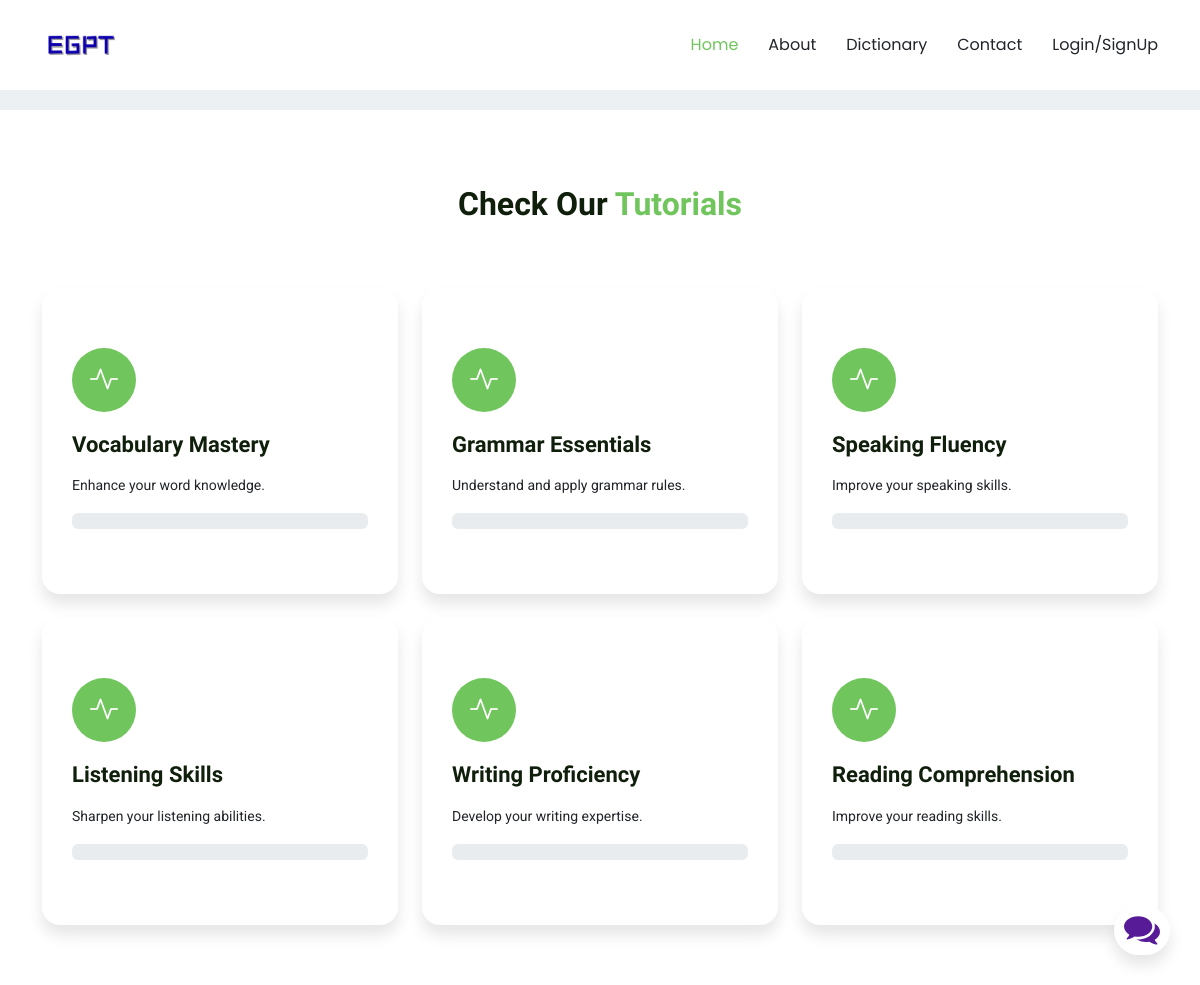
Page /learning on the committed database.
### EGPT/models.py (models this page shows, shortened)
class Service(db.Model):
    id = db.Column(db.Integer, primary_key=True)
    name = db.Column(db.String(100), unique=True, nullable=False)
    description = db.Column(db.Text, nullable=True)
    tutorials = db.relationship('Tutorial', backref='service', lazy=True)

### EGPT/main/routes.py (the view)
@main.route('/learning', methods=['GET'])
def learning():
    services = Service.query.all()
    service_list = []
    for service in services:
        total_tutorials = len(service.tutorials)
        if current_user.is_authenticated:
            viewed_tutorials = UserProgress.query.filter_by(user_id=current_user.id, is_viewed=True).filter(UserProgress.tutorial_id.in_([t.id for t in service.tutorials])).count()
            progress = (viewed_tutorials / total_tutorials) * 100 if total_tutorials > 0 else 0
        else:
            progress = 0
        service_list.append({
            'name': service.name,
            'description': service.description,
            'progress': progress
        })
    return render_template('learning.html', services=service_list)

### EGPT/templates/learning.html (shortened to what this page needs)
{% extends 'layout.html' %}
{% block content %}
<link href="{{url_for('static', filename='css/services.css')}}" rel="stylesheet">
<section id="services" class="services section">
  <div class="container section-title" data-aos="fade-up">
    <div><span>Check Our</span> <span class="description-title">Tutorials</span></div>
  </div>
  <div class="container">
    <div class="row gy-4">
      {% for service in services %}
    <div class="col-lg-4 col-md-6" data-aos="fade-up" data-aos-delay="{{ loop.index * 100 }}">
        <div class="service-item position-relative">
            <div class="icon">
                <i class="bi bi-activity"></i>
            </div>
            <a href="{{ url_for('main.service_detail', service_name=service.name.replace(' ', '_')) }}" class="stretched-link">
                <h3>{{ service.name }}</h3>
            </a>
            <p>{{ service.description }}</p>
            <div class="progress mt-3">
            </div>
        </div>
    </div>
{% endfor %}
    </div>
  </div>
</section>
{% endblock content %}

### EGPT/templates/layout.html (shortened to what this page needs)
<!DOCTYPE html>
<html lang="en">
<head>
  <link href="{{url_for('static', filename='vendor/bootstrap/css/bootstrap.min.css')}}" rel="stylesheet">
  <link href="{{url_for('static', filename='vendor/bootstrap-icons/bootstrap-icons.css')}}" rel="stylesheet">
  <link href="{{url_for('static', filename='vendor/aos/aos.css')}}" rel="stylesheet">
  <link href="{{url_for('static', filename='vendor/glightbox/css/glightbox.min.css')}}" rel="stylesheet">
  <link href="{{url_for('static', filename='css/main.css')}}" rel="stylesheet">
  <link href="{{url_for('static', filename='css/chatbot.css')}}" rel="stylesheet">
  <link href="{{url_for('static', filename='css/about.css')}}" rel="stylesheet">
  <link href="{{url_for('static', filename='css/contact.css')}}" rel="stylesheet">
  <link href="{{url_for('static', filename='css/messages.css')}}" rel="stylesheet">
</head>
<body class="index-page">
  <header id="header" class="header d-flex align-items-center sticky-top">
    <div class="container-fluid container-xl position-relative d-flex align-items-center justify-content-between">
      <a href="{{url_for('main.home')}}" class="logo d-flex align-items-center">
        <img src="{{url_for('static', filename='img/egpt.png')}}" alt="">
      </a>
      <nav id="navmenu" class="navmenu">
        <ul>
          <li><a href="{{url_for('main.home')}}" class="active">Home</a></li>
          <li><a href="{{url_for('main.about')}}">About</a></li>
          <li><a href="{{url_for('main.dictionary')}}">Dictionary</a></li>
          <li><a href="{{url_for('main.contact_us')}}">Contact</a></li>
          {% if current_user.is_authenticated %}
          <li class="dropdown"><a href="#"><span> {{current_user.username}}</span> <i class="bi bi-chevron-down toggle-dropdown"></i></a>
            <ul>
              <li><a href="{{url_for('users.logout')}}">logout</a></li>
              <li class="dropdown"><a href="#"><span>Learning</span> <i class="bi bi-chevron-down toggle-dropdown"></i></a>
                <ul>
                  <li><a href="{{ url_for('main.service_detail', service_name='Vocabulary Mastery'.replace(' ', '_'))}}">Vocabulary Mastery</a></li>
                  <li><a href="{{ url_for('main.service_detail', service_name='Grammar Essentials'.replace(' ', '_'))}}">Grammar Essentials</a></li>
                  <li><a href="{{ url_for('main.service_detail', service_name='Speaking Fluency'.replace(' ', '_'))}}">Speaking Fluency</a></li>
                  <li><a href="{{ url_for('main.service_detail', service_name='Listening Skills'.replace(' ', '_'))}}">Listening Skills</a></li>
                  <li><a href="{{ url_for('main.service_detail', service_name='Writing Proficiency'.replace(' ', '_'))}}">Writing Proficiency</a></li>
                  <li><a href="{{ url_for('main.service_detail', service_name='Reading Comprehension'.replace(' ', '_'))}}">Reading Comprehension</a></li>
                </ul>
              </li>
              <li><a href="{{url_for('users.account')}}">My profile</a></li>
              <!-- <li><a href="#">Dropdown 3</a></li>
              <li><a href="#">Dropdown 4</a></li> -->
            </ul>
          </li>
          {%else:%}
            <li><a href="{{ url_for('users.register') }}">Login/SignUp</a></li>
          {%endif%}
        </ul>
      </nav>
    </div>
  </header>
  <main>
 {% block content %}{% endblock %}
 <div class="chatbox">
  <div class="chatbox__button">
      <button><img src="{{ url_for('static', filename='img/chatbox-icon.svg') }}" /></button>
  </div>
</div>
</main>
</body>
</html>

### EGPT/static/css/main.css (style rules this page uses)
:root { --default-font: "Roboto", system-ui, -apple-system, "Segoe UI", Roboto, "Helvetica Neue", Arial, "Noto Sans", "Liberation Sans", sans-serif, "Apple Color Emoji", "Segoe UI Emoji", "Segoe UI Symbol", "Noto Color Emoji"; --heading-font: "Raleway", sans-serif; --nav-font: "Poppins", sans-serif; }
:root { --background-color: #ffffff; --default-color: #212529; --heading-color: #101f0c; --accent-color: #71c55d; --surface-color: #ffffff; --contrast-color: #ffffff; }
:root { --nav-color: #212529; --nav-hover-color: #71c55d; --nav-mobile-background-color: #ffffff; --nav-dropdown-background-color: #ffffff; --nav-dropdown-color: #212529; --nav-dropdown-hover-color: #71c55d; }
:root { scroll-behavior: smooth; }
body { color: var(--default-color); background-color: var(--background-color); font-family: var(--default-font); }
a { color: var(--accent-color); text-decoration: none; transition: 0.3s; }
h1, h2, h3, h4, h5, h6 { color: var(--heading-color); font-family: var(--heading-font); }
.header { color: var(--default-color); background-color: var(--background-color); padding: 15px 0; transition: all 0.5s; z-index: 997; }
.header .logo { line-height: 1; }
.header .logo img { max-height: 32px; margin-right: 8px; }
@media (min-width: 1200px) { .navmenu { padding: 0; } }
@media (min-width: 1200px) { .navmenu ul { margin: 0; padding: 0; display: flex; list-style: none; align-items: center; } }
@media (min-width: 1200px) { .navmenu li { position: relative; } }
@media (min-width: 1200px) { .navmenu a, .navmenu a:focus { color: var(--nav-color); padding: 18px 15px; font-size: 16px; font-family: var(--nav-font); font-weight: 400; display: flex; align-items: center; justify-content: space-between; white-space: nowrap; transition: 0.3s; } }
@media (min-width: 1200px) { .navmenu li:last-child a { padding-right: 0; } }
@media (min-width: 1200px) { .navmenu li:hover>a, .navmenu .active, .navmenu .active:focus { color: var(--nav-hover-color); } }
section, .section { color: var(--default-color); background-color: var(--background-color); padding: 60px 0; scroll-margin-top: 90px; overflow: clip; }
.section-title { text-align: center; padding-bottom: 60px; position: relative; }
.section-title div { color: var(--heading-color); margin: 10px 0 0 0; font-size: 32px; font-weight: 700; font-family: var(--heading-font); }
.section-title div .description-title { color: var(--accent-color); }
.description-title { color: var(--accent-color); }

### EGPT/static/css/chatbot.css (style rules this page uses)
.chatbox { position: absolute; bottom: 30px; right: 30px; --primaryGradient: linear-gradient(93.12deg, #581B98 0.52%, #9C1DE7 100%); --secondaryGradient: linear-gradient(268.91deg, #581B98 -2.14%, #9C1DE7 99.69%); --primaryBoxShadow: 0px 10px 15px rgba(0, 0, 0, 0.1); --secondaryBoxShadow: 0px -10px 15px rgba(0, 0, 0, 0.1); --primary: #581B98; }
.chatbox__button { text-align: right; }
.chatbox__button button, .chatbox__button button:focus, .chatbox__button button:visited { padding: 10px; background: white; border: none; outline: none; border-radius: 50px; box-shadow: 0px 10px 15px rgba(0, 0, 0, 0.1); cursor: pointer; }

### EGPT/static/css/messages.css (style rules this page uses)
main { margin-top: 20px; }

### EGPT/static/css/services.css (style rules this page uses)
.services .service-item { background-color: var(--surface-color); box-shadow: 0px 5px 90px 0px rgba(0, 0, 0, 0.1); padding: 60px 30px; transition: all ease-in-out 0.3s; border-radius: 18px; border-bottom: 5px solid var(--surface-color); height: 100%; }
.services .service-item .icon { color: var(--contrast-color); background: var(--accent-color); margin: 0; width: 64px; height: 64px; border-radius: 50px; display: flex; align-items: center; justify-content: center; margin-bottom: 20px; font-size: 28px; transition: ease-in-out 0.3s; }
.services .service-item h3 { font-weight: 700; margin: 10px 0 15px 0; font-size: 22px; transition: ease-in-out 0.3s; }
.services .service-item p { line-height: 24px; font-size: 14px; margin-bottom: 0; }
.services .service-item { box-shadow: 0 10px 15px rgba(0, 0, 0, 0.1); }
body { background: #ecf0f3; }

### rows in the picture
Service: name "Vocabulary Mastery", description "Enhance your word knowledge."
Service: name "Grammar Essentials", description "Understand and apply grammar rules."
Service: name "Speaking Fluency", description "Improve your speaking skills."
Service: name "Listening Skills", description "Sharpen your listening abilities."
Service: name "Writing Proficiency", description "Develop your writing expertise."
Service: name "Reading Comprehension", description "Improve your reading skills."
